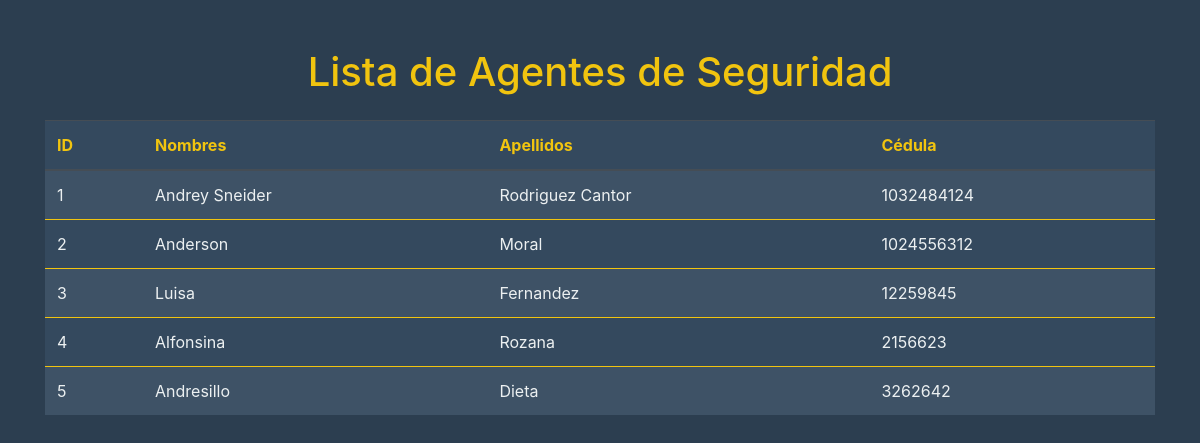
Screenshot of /views/agente_de_seguridad/read.php with the database file from the repository.
### tables this page shows
CREATE TABLE `agente_de_seguridad` (
	  `id` INT NOT NULL AUTO_INCREMENT,
	  `nombres` VARCHAR(45) NOT NULL,
	  `apellidos` VARCHAR(45) NOT NULL,
	  `cedula` VARCHAR(45) UNIQUE NOT NULL,
	  `contrasena` VARCHAR(60) NOT NULL,
	  PRIMARY KEY (`id`)
	);

### models/AgenteDeSeguridad.php (called while the page is built, shortened)
<?php
class AgenteDeSeguridadModel {
    private $pdo;
    public function __construct($pdo) {
        $this->pdo = $pdo;
    }
    public function getAll() {
        $stmt = $this->pdo->query('SELECT * FROM agente_de_seguridad');
        return $stmt->fetchAll();
    }
}
?>

### views/agente_de_seguridad/read.php (the view, shortened to what this page needs)
<?php
require_once '../../config/database.php';
require_once '../../models/AgenteDeSeguridad.php';
$pdo = require '../../config/database.php';
$model = new AgenteDeSeguridadModel($pdo);
$agentes = $model->getAll();
?>
<!DOCTYPE html>
<html lang="en">
<head>
    <link rel="stylesheet" href="https://maxcdn.bootstrapcdn.com/bootstrap/4.5.2/css/bootstrap.min.css">
    <link rel="stylesheet" href="public/css/vistas_agente/styles_agente_read.css">
</head>
<body>
    <div class="container mt-5">
        <h1 class="text-center">Lista de Agentes de Seguridad</h1>
        <table class="table table-dark table-striped mt-4">
            <thead>
                <tr>
                    <th>ID</th>
                    <th>Nombres</th>
                    <th>Apellidos</th>
                    <th>Cédula</th>
                </tr>
            </thead>
            <tbody>
                <?php foreach ($agentes as $agente): ?>
                    <tr>
                        <td><?php echo $agente['id']; ?></td>
                        <td><?php echo $agente['nombres']; ?></td>
                        <td><?php echo $agente['apellidos']; ?></td>
                        <td><?php echo $agente['cedula']; ?></td>
                    </tr>
                <?php endforeach; ?>
            </tbody>
        </table>
    </div>
</body>
</html>

### public/css/vistas_agente/styles_agente_read.css (style rules this page uses)
body { background-color: #2C3E50; color: #ECF0F1; }
h1 { color: #F1C40F; }
.table-dark { background-color: #34495E; }
.table-dark th { color: #F1C40F; border-color: #F1C40F; }
.table-dark td { color: #ECF0F1; border-color: #F1C40F; }

### rows the page displays
agente_de_seguridad: id "1", nombres "Andrey Sneider", apellidos "Rodriguez Cantor", cedula "1032484124"
agente_de_seguridad: id "2", nombres "Anderson", apellidos "Moral", cedula "1024556312"
agente_de_seguridad: id "3", nombres "Luisa", apellidos "Fernandez", cedula "12259845"
agente_de_seguridad: id "4", nombres "Alfonsina", apellidos "Rozana", cedula "2156623"
agente_de_seguridad: id "5", nombres "Andresillo", apellidos "Dieta", cedula "3262642"
